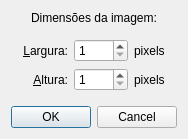
<ui version="4.0" >
 <class>frmDimensoesImagem</class>
 <widget class="QWidget" name="frmDimensoesImagem" >
  <property name="geometry" >
   <rect>
    <x>0</x>
    <y>0</y>
    <width>182</width>
    <height>139</height>
   </rect>
  </property>
  <property name="windowTitle" >
   <string>Form</string>
  </property>
  <layout class="QVBoxLayout" >
   <item>
    <widget class="QLabel" name="lblDimsImg" >
     <property name="text" >
      <string>Dimensões da imagem:</string>
     </property>
     <property name="alignment" >
      <set>Qt::AlignCenter</set>
     </property>
    </widget>
   </item>
   <item>
    <spacer>
     <property name="orientation" >
      <enum>Qt::Vertical</enum>
     </property>
     <property name="sizeHint" >
      <size>
       <width>20</width>
       <height>40</height>
      </size>
     </property>
    </spacer>
   </item>
   <item>
    <layout class="QGridLayout" >
     <item row="0" column="0" >
      <spacer>
       <property name="orientation" >
        <enum>Qt::Horizontal</enum>
       </property>
       <property name="sizeHint" >
        <size>
         <width>40</width>
         <height>20</height>
        </size>
       </property>
      </spacer>
     </item>
     <item row="0" column="1" >
      <widget class="QLabel" name="lblDimsLarg" >
       <property name="text" >
        <string>&amp;Largura:</string>
       </property>
       <property name="alignment" >
        <set>Qt::AlignRight|Qt::AlignTrailing|Qt::AlignVCenter</set>
       </property>
       <property name="buddy" >
        <cstring>spnbxLarg</cstring>
       </property>
      </widget>
     </item>
     <item row="0" column="2" >
      <layout class="QHBoxLayout" >
       <item>
        <widget class="QSpinBox" name="spnbxLarg" >
         <property name="toolTip" >
          <string>Largura da imagem, em pixels.</string>
         </property>
         <property name="minimum" >
          <number>1</number>
         </property>
         <property name="maximum" >
          <number>9999</number>
         </property>
        </widget>
       </item>
       <item>
        <widget class="QLabel" name="blDimsLargPix" >
         <property name="text" >
          <string>pixels</string>
         </property>
        </widget>
       </item>
      </layout>
     </item>
     <item row="0" column="3" >
      <spacer>
       <property name="orientation" >
        <enum>Qt::Horizontal</enum>
       </property>
       <property name="sizeHint" >
        <size>
         <width>40</width>
         <height>20</height>
        </size>
       </property>
      </spacer>
     </item>
     <item row="1" column="0" >
      <spacer>
       <property name="orientation" >
        <enum>Qt::Horizontal</enum>
       </property>
       <property name="sizeHint" >
        <size>
         <width>40</width>
         <height>20</height>
        </size>
       </property>
      </spacer>
     </item>
     <item row="1" column="1" >
      <widget class="QLabel" name="lblDimsAlt" >
       <property name="text" >
        <string>&amp;Altura:</string>
       </property>
       <property name="alignment" >
        <set>Qt::AlignRight|Qt::AlignTrailing|Qt::AlignVCenter</set>
       </property>
       <property name="buddy" >
        <cstring>spnbxAlt</cstring>
       </property>
      </widget>
     </item>
     <item row="1" column="2" >
      <layout class="QHBoxLayout" >
       <item>
        <widget class="QSpinBox" name="spnbxAlt" >
         <property name="toolTip" >
          <string>Altura da imagem, em pixels.</string>
         </property>
         <property name="minimum" >
          <number>1</number>
         </property>
         <property name="maximum" >
          <number>9999</number>
         </property>
        </widget>
       </item>
       <item>
        <widget class="QLabel" name="lblDimsAltPix" >
         <property name="text" >
          <string>pixels</string>
         </property>
        </widget>
       </item>
      </layout>
     </item>
     <item row="1" column="3" >
      <spacer>
       <property name="orientation" >
        <enum>Qt::Horizontal</enum>
       </property>
       <property name="sizeHint" >
        <size>
         <width>40</width>
         <height>20</height>
        </size>
       </property>
      </spacer>
     </item>
    </layout>
   </item>
   <item>
    <spacer>
     <property name="orientation" >
      <enum>Qt::Vertical</enum>
     </property>
     <property name="sizeHint" >
      <size>
       <width>20</width>
       <height>40</height>
      </size>
     </property>
    </spacer>
   </item>
   <item>
    <widget class="QDialogButtonBox" name="buttonBox" >
     <property name="standardButtons" >
      <set>QDialogButtonBox::Cancel|QDialogButtonBox::NoButton|QDialogButtonBox::Ok</set>
     </property>
     <property name="centerButtons" >
      <bool>true</bool>
     </property>
    </widget>
   </item>
  </layout>
 </widget>
 <resources/>
 <connections/>
</ui>
